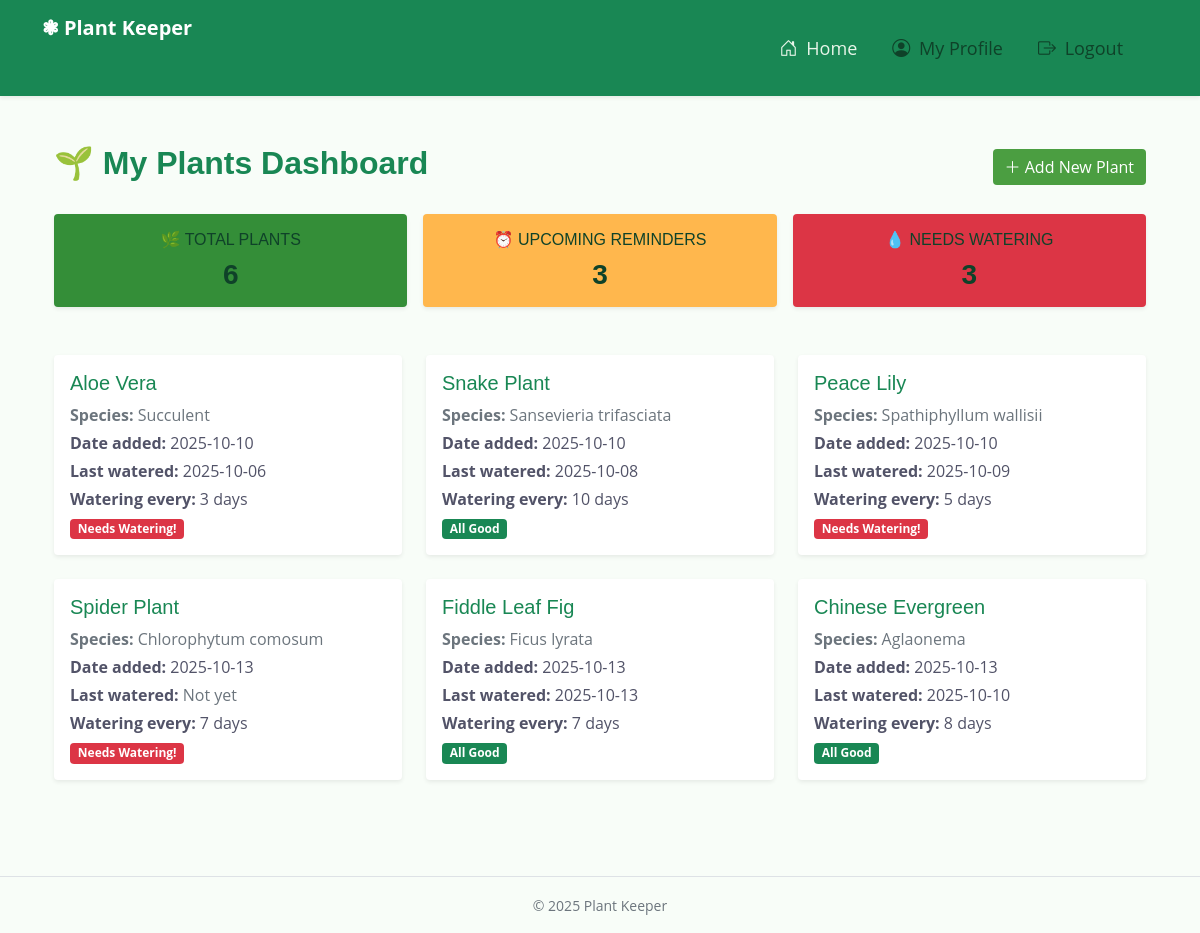
The app's page / (signed in) with its own data.
### main_app/models.py (models this page shows, shortened)
class Plant(models.Model):
    name = models.CharField(max_length=100)
    species = models.CharField(max_length=100)
    date_added = models.DateField(auto_now_add=True)
    last_watered_date = models.DateField(blank=True, null=True)
    watering_frequency = models.IntegerField(
        default=7, help_text="Days between watering"
    )
    notes = models.TextField(blank=True)
    user = models.ForeignKey(User, on_delete=models.CASCADE)
    @property
    def needs_watering(self):
        if not self.last_watered_date:
            return True
        days_passed = (date.today() - self.last_watered_date).days
        return days_passed >= self.watering_frequency

### main_app/views.py (the view)
# urls.py: path("", views.PlantList.as_view(), name="plant_list"),
class PlantList(LoginRequiredMixin, ListView):
    model = Plant
    template_name = "plants/index.html"
    context_object_name = "plants"
    def get_queryset(self):
        return Plant.objects.filter(user=self.request.user)
    def get_context_data(self, **kwargs):
        context = super().get_context_data(**kwargs)
        today = date.today()
        next_week = today + timedelta(days=7)
        context["reminders_today"] = Reminder.objects.filter(
            reminder_date__range=(today, next_week),
            is_completed=False,
            plant__user=self.request.user,
        )
        needs_watering_plants = [
            plant for plant in context["plants"] if plant.needs_watering
        ]
        context["needs_watering_count"] = len(needs_watering_plants)
        return context

### main_app/templates/plants/index.html (shortened to what this page needs)
{% extends "base.html" %}
{% block content %}
<div class="container py-5">
  <div class="d-flex justify-content-between align-items-center mb-4">
    <h2 class="fw-bold text-success">🌱 My Plants Dashboard</h2>
    <a href="{% url 'plant_create' %}" class="btn btn-success">
      <i class="bi bi-plus-lg"></i> Add New Plant
    </a>
  </div>
<div class="row g-3 mb-5">
  <div class="col-md-4 col-sm-6">
      <div class="card text-white bg-primary border-0 shadow-sm text-center">
      <div class="card-body py-3">
        <h6 class="card-title text-uppercase fw-semibold mb-2">🌿 Total Plants</h6>
        <h3 class="fw-bold mb-0">{{ plants|length }}</h3>
      </div>
    </div>
  </div>
<div class="col-md-4 col-sm-6">
  <div class="card text-dark border-0 shadow-sm text-center"
       style="background-color:#ffb74d; color:#212529;">
    <div class="card-body py-3">
      <h6 class="card-title text-uppercase fw-semibold mb-2">⏰ Upcoming Reminders</h6>
      <h3 class="fw-bold mb-0">{{ reminders_today|length }}</h3>
    </div>
  </div>
</div>
  <div class="col-md-4 col-sm-6">
    <div class="card text-white bg-danger border-0 shadow-sm text-center">
      <div class="card-body py-3">
        <h6 class="card-title text-uppercase fw-semibold mb-2">💧 Needs Watering</h6>
        <h3 class="fw-bold mb-0">{{ needs_watering_count }}</h3>
      </div>
    </div>
  </div>
</div>
  {% if plants %}
    <div class="row g-4">
      {% for plant in plants %}
        <div class="col-md-4">
          <div class="card h-100 shadow-sm border-0">
            <div class="card-body">
              <h5 class="card-title text-success">
                <a href="{% url 'plant_detail' plant.pk %}" class="text-success text-decoration-none">
                  {{ plant.name }}
                </a>
              </h5>
              <p class="text-muted mb-1"><strong>Species:</strong> {{ plant.species }}</p>
              <p class="mb-1"><strong>Date added:</strong> {{ plant.date_added|date:"Y-m-d" }}</p>
              <p class="mb-1"><strong>Last watered:</strong>
                {% if plant.last_watered_date %}
                  {{ plant.last_watered_date|date:"Y-m-d" }}
                {% else %}
                  <span class="text-muted">Not yet</span>
                {% endif %}
              </p>
              <p class="mb-1"><strong>Watering every:</strong> {{ plant.watering_frequency }} days</p>
              {% if plant.needs_watering %}
                <span class="badge bg-danger">Needs Watering!</span>
              {% else %}
                <span class="badge bg-success">All Good</span>
              {% endif %}
            </div>
          </div>
        </div>
      {% endfor %}
    </div>
  {% else %}
    <div class="alert alert-info text-center">
      🌿 No plants added yet. <a href="{% url 'plant_create' %}" class="alert-link">Add your first one!</a>
    </div>
  {% endif %}
</div>
{% endblock %}

### main_app/static/css/style.css (style rules this page uses)
:root { --primary: #348E38; --secondary: #525368; --light: #E8F5E9; --dark: #0F4229; }
h1, .h1, h2, .h2, .fw-bold { font-weight: 700 !important; }
h3, .h3, h4, .h4, .fw-medium { font-weight: 600 !important; }
h5, .h5, h6, .h6, .fw-semi-bold { font-weight: 500 !important; }
.btn { transition: .5s; font-weight: 500; }
body { background-color: #f8fdf8; }
.btn-success { background-color: #4b9e41; border: none; }

### records on screen
Plant: name "Aloe Vera", species "Succulent", date_added "2025-10-10", last_watered_date "2025-10-06", watering_frequency "3", shows "Needs Watering!"
Plant: name "Snake Plant", species "Sansevieria trifasciata", date_added "2025-10-10", last_watered_date "2025-10-08", watering_frequency "10", shows "All Good"
Plant: name "Peace Lily", species "Spathiphyllum wallisii", date_added "2025-10-10", last_watered_date "2025-10-09", watering_frequency "5", shows "Needs Watering!"
Plant: name "Spider Plant", species "Chlorophytum comosum", date_added "2025-10-13", shows "Not yet", watering_frequency "7", shows "Needs Watering!"
Plant: name "Fiddle Leaf Fig", species "Ficus lyrata", date_added "2025-10-13", last_watered_date "2025-10-13", watering_frequency "7", shows "All Good"
Plant: name "Chinese Evergreen", species "Aglaonema", date_added "2025-10-13", last_watered_date "2025-10-10", watering_frequency "8", shows "All Good"

### other values on screen
{{ plants|length }} "6"
{{ reminders_today|length }} "3"
{{ needs_watering_count }} "3"
